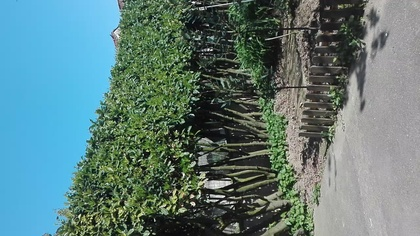
%> input picture Dataset/Demo3/bkg/IMG_0001.jpg, 420 x 236 px, shrunk from 1280 x 720 before the run; its folder holds only this picture in this run
$ octave Demo3.m   (GNU Octave 9; MATLAB toolbox functions it lacks are replaced by stand-ins)
%> lines starting %> are read from the running program, lines starting %| are printed output that depends on the picture
### Utils/loadImages.m
function images = loadImages(folderName, format, montageOn)
%
%  Input(s):
%           folderName - name of the folder containing the images
%           format - format of the images to be loaded
%           montageOn - 1 if we want to show a montage of all the loaded
%                       images, 0 otherwise
%  Output(s):
%           images - loaded images
%
    imgRoot = strcat('./',folderName,'/');
    imnames=dir([imgRoot '*' format]);

    num_imgs = length(imnames);
    images = cell(num_imgs,1);

    for i=1:num_imgs
        imname=[imgRoot imnames(i).name];
        images{i} = imread(imname);
    end

    if montageOn
        folderPaths = {imnames.folder}';
        names = {imnames.name}';
        montage(strcat(folderPaths,'/',names));
    end
end

### SilhouetteExtraction/hsvSubtraction.m
function silhouettes = hsvSubtraction(bkgs,imgs,varargin)
%
%  Input(s):
%           bkgs - images of the background, used to average over time
%           imgs - images in which we want to extract a target silhouette
%           varargin - optional argument describing the window size when
%                      using median filter to denoise the foreground
%  Output(s):
%           silhouettes - the extracted silhouettes from the input images
%

    % Input arguments error checks and parsing
    if length(bkgs) < 1
        error('myfuns:hsvSubtraction:TooFewInputs', ...
            'Function requires at least one background image.');
    end

    if length(varargin) < 1
        filtWinSize = 3; % default filter window size
    else
        filtWinSize = varargin{1};
    end

    % To model the background we need to extract separaterly the three
    % color channel for all the available background images and compute the
    % average
    numBkgs = length(bkgs);
    bkg = zeros(size(bkgs{1}),'uint32');
    for i = 1:numBkgs
        bkg = bkg + uint32(bkgs{i});
    end
    bkg = uint8(bkg/numBkgs);
    bkgHSV = round(rgb2hsv(bkg)); % convert background in hsv color space

    % Each image is compared in the HSV color space with the background,
    % using a bitwise xor comparison (positive output if two pixels
    % differ). Application of median filtering and region denoising
    % provides a better outcome, dealing with the not considered variance
    % in the background
    numImgs = length(imgs);
    silhouettes = cell(numImgs,1);

    for i = 1:numImgs
        imgHSV = round(rgb2hsv(imgs{i}));
        out = rgb2gray(bitxor(bkgHSV,imgHSV));
        binImg = out>0;

        % Smoothing of the foreground using a median filter
        filtImg = medfilt2(binImg,[filtWinSize,filtWinSize]);

        % Denoising done clustering similar regions in the binary image
        [L, num] = bwlabel(filtImg);
        STATS = regionprops(L,'all');
        for j = 1:num
            dd=STATS(j).Area;
            if(dd<500)
                L(L==j)=0;
                num=num-1;
            end
        end

        [L2,~] = bwlabel(L);
        silhouettes{i} = L2;
    end
end

### Utils/showMontage.m
function showMontage(imgs)
%
%  Input(s):
%           imgs - sequence of images to be showed as a montage
%

    montageImgs = cat(4,imgs{:});
    montage(montageImgs);
end

### SilhouetteExtraction/EffBkgSubShadRemoval/backgroundTM.m
function [w,msd,k,st] = backgroundTM(bkgs)
%
%  Model generation: explores the x84 outlier rule during training to
%  estimate the standard deviation at each pixel.
%
%  Input(s):
%           input_bkgs - images of the background used to train the model
%  Output(s):
%           w - the background model using the metrically-trimmed mean
%           msd - mode of estimated standard deviations (not used in  the
%           paper)
%           k - the threshold for foreground detection (set to the default value 3)
%           st - the estimated standard deviation based on the MAD
%

    % Input arguments error checks
    if length(bkgs) < 1
           error('myfuns:backgroundTM:TooFewInputs', ...
               'Function requires at least one background image.');
    end

    % Creates a stack of "frames", using the input images
    nframes = length(bkgs);
    sizes = [size(rgb2gray(bkgs{1})),nframes];
    x = zeros(sizes,'uint8');
    for i = 1:nframes
        y = bkgs{i};  %reads frame i from video sequence or camera, and returns an image y (must write!)
        if size(y,3)>1
            y = double(rgb2gray(y));
        end

        % Stacks all grayscale images in a 3D array x
        x(:,:,i) = y;
    end

    % Computes the background model
    [w,msd,k,st] = new_background_metrically_trimmed(x);
end

### SilhouetteExtraction/EffBkgSubShadRemoval/new_background_metrically_trimmed.m
function [w,msd,k,st]=new_background_metrically_trimmed(x)
%
% Based on a sequence of grayscale frames  x (height x width x number of
% frames), computes the background as the metrically trimmed mean for each
% pixel, and estimates the standard deviation based on the MAD estimate
%
    % Median
    [w,med]=metrically_trimed_mean(x,.3);
    s = size(x);

    % Compute MAD
    madd = median(abs(repmat(med,[1 1 s(3)])-double(x)),3);
    % md = median(madd(:));
    madd(madd==0) = .5; % Defines a minimum value of 0.5 for the MAD
    st = 1.4826*madd; % estimates the standard deviation
    msd = find_mode_std(st(w>20 & w<230)); % computes the mode of the standard deviation (excludes regions that are very dark or very bright)
    k = 3; % default value for the standard deviation threshold
end

### Demo3.m
%% ----------------------------------------------------------------------%%
% ----------------------- SEQUENCES PREPARATION --------------------------%
% ------------------------------------------------------------------------%
addpath(genpath('../trunk'));

input_bkgs = loadImages('Dataset/Demo3/bkg','jpg',0);
%> input_bkgs = 1 item
for i = 1:length(input_bkgs)
    input_bkgs{i} = flip(permute(input_bkgs{i},[2 1 3]),2);
end
%> this loop made 1 pass

input_seq = loadImages('Dataset/Demo3/seq','jpg',0);
for i = 1:length(input_seq)
    input_seq{i} = flip(permute(input_seq{i},[2 1 3]),2);
end
%> after the loop, input_seq = {}


%% ----------------------------------------------------------------------%%
% ----------------------- SILHOUETTES EXTRACTION -------------------------%
% ------------------------------------------------------------------------%
%% HSV background subtraction
% Silhouettes extraction exploiting the HSV color space. The filter size is
% optional, 3 as default. For this demo, a 19x19 window provides better
% results
silhHSVSub = hsvSubtraction(input_bkgs,input_seq,19);
%> in hsvSubtraction, `filtWinSize = varargin{1};`: filtWinSize = 19
%> in hsvSubtraction, `numBkgs = length(bkgs);`: numBkgs = 1
%> in hsvSubtraction, `bkg = zeros(size(bkgs{1}),'uint32');`: bkg: size 420x236x3 uint32; every value is 0
%> the loop in hsvSubtraction, `for i = 1:numBkgs` made 1 pass
%> pass 1, in hsvSubtraction, `bkg = bkg + uint32(bkgs{i});`:
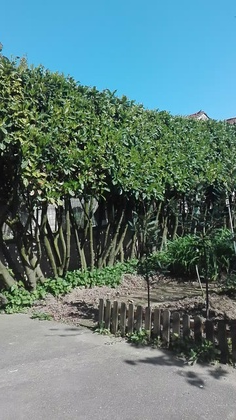
%> bkg: size 420x236x3 uint32; mean R, G, B 95.5, 124.3, 122.6; mean of the top-left, top-right, bottom-left and bottom-right quarters 107.5, 129.8, 124.5, 94.8
%> in hsvSubtraction, `bkgHSV = round(rgb2hsv(bkg));`: bkgHSV: size 420x236x3 double; mean H, S, V 0.361, 0.283, 0.556
%> in hsvSubtraction, `numImgs = length(imgs);`: numImgs = 0
%> in hsvSubtraction, `silhouettes = cell(numImgs,1);`: silhouettes = {}
%> silhHSVSub = {}
for i = 1:length(silhHSVSub)
    silhHSVSub{i}(round(size(silhHSVSub{i},1)*2/3):end,:) = 0;
end
%> this loop made 0 passes
showMontage(silhHSVSub);
%> in showMontage, `montageImgs = cat(4,imgs{:});`: montageImgs = []
title('HSV silhouette extraction')

%% Efficient background subtraction
% Silhouettes extraction using the subtraction technique described in
% "Efficient Background Subtraction and Shadow Removal for Monochromatic
% Video Sequences. IEEE Transactions on Multimedia".
[w,~,k,st] = backgroundTM(input_bkgs);
%> in backgroundTM, `nframes = length(bkgs);`: nframes = 1
%> in backgroundTM, `sizes = [size(rgb2gray(bkgs{1})),nframes];`: sizes = [420 236 1]
%> in backgroundTM, `x = zeros(sizes,'uint8');`: x: size 420x236 uint8; every value is 0
%> the loop in backgroundTM, `for i = 1:nframes` made 1 pass
%> pass 1, in backgroundTM, `y = double(rgb2gray(y));`:
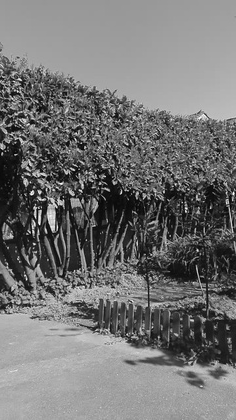
%> y: size 420x236 double; min 1, max 255, mean 115.5
%> the run ends on the next line
